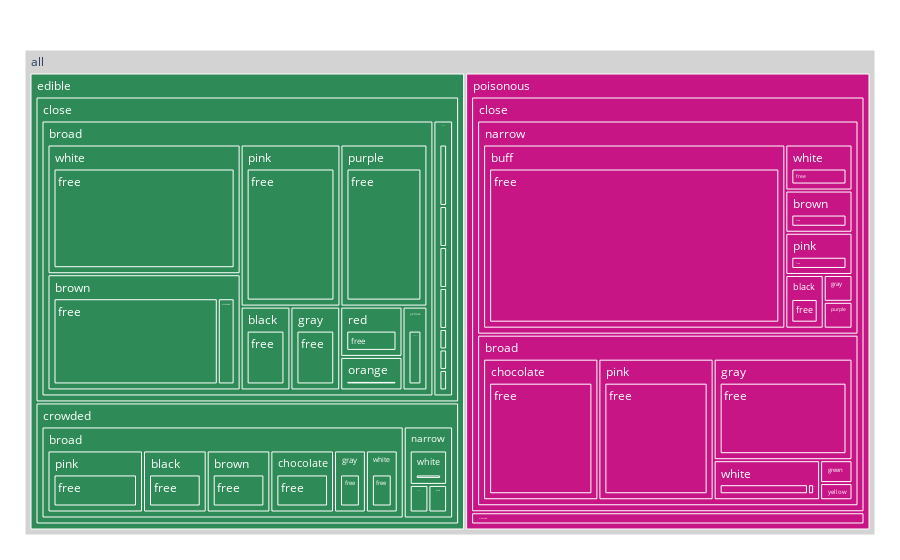

Source (notebook cell):
### Code cell
## dataframe creation - for plotting

# create treemap figure element
fig = px.treemap(df_combinations_2, 
                 path = [
                         px.Constant("all"), 
                        'is-edible',
                        'gill-spacing', 
                        'gill-size', 
                        'gill-color',
                        'gill-attachment'
                       ], 
                 values='count',
                 color='is-edible',
                 color_discrete_map = {'(?)':'lightgrey', 
                                       'edible': seagreen, 
                                       'poisonous': medimumvioletred,
                                      })

# adjust the margin of the plot to increase reability
fig.update_layout(margin = dict(t=50, l=25, r=25, b=25))

#display the figure
fig.show()

### Figure 1 — Plotly figure (JSON) as saved in the notebook; plotly's stock layout.template omitted (floating-point values rounded to 4 significant figures)
{"data": [{"branchvalues": "total", "customdata": [["edible"], ["poisonous"], ["poisonous"], ["edible"], ["edible"], ["poisonous"], ["edible"], ["edible"], ["edible"], ["poisonous"], ["poisonous"], ["poisonous"], ["edible"], ["poisonous"], ["edible"], ["poisonous"], ["edible"], ["edible"], ["poisonous"], ["edible"], ["poisonous"], ["edible"], ["poisonous"], ["edible"], ["edible"], ["edible"], ["poisonous"], ["edible"], ["edible"], ["poisonous"], ["edible"], ["edible"], ["poisonous"], ["edible"], ["poisonous"], ["poisonous"], ["edible"], ["edible"], ["poisonous"], ["edible"], ["edible"], ["edible"], ["poisonous"], ["edible"], ["poisonous"], ["poisonous"], ["poisonous"], ["edible"], ["edible"], ["edible"], ["poisonous"], ["edible"], ["edible"], ["edible"], ["poisonous"], ["edible"], ["poisonous"], ["poisonous"], ["poisonous"], ["edible"], ["edible"], ["edible"], ["poisonous"], ["edible"], ["edible"], ["poisonous"], ["poisonous"], ["poisonous"], ["edible"], ["edible"], ["poisonous"], ["edible"], ["edible"], ["poisonous"], ["edible"], ["poisonous"], ["edible"], ["edible"], ["poisonous"], ["poisonous"], ["edible"], ["edible"], ["poisonous"], ["edible"], ["edible"], ["poisonous"], ["edible"], ["poisonous"], ["edible"], ["poisonous"], ["poisonous"], ["edible"], ["poisonous"], ["edible"], ["edible"], ["poisonous"], ["edible"], ["poisonous"], ["edible"], ["poisonous"], ["edible"], ["poisonous"], ["edible"], ["poisonous"], ["(?)"]], "domain": {"x": [0, 1], "y": [0, 1]}, "hovertemplate": "labels=%{label}<br>count=%{value}<br>parent=%{parent}<br>id=%{id}<br>is-edible=%{customdata[0]}<extra></extra>", "ids": ["all/edible/close/broad/brown/attached", "all/poisonous/close/broad/green/free", "all/poisonous/crowded/narrow/gray/free", "all/edible/close/narrow/gray/free", "all/edible/crowded/broad/gray/free", "all/poisonous/close/broad/gray/free", "all/edible/close/broad/gray/free", "all/edible/close/narrow/chocolate/free", "all/edible/crowded/broad/chocolate/free", "all/poisonous/close/broad/chocolate/free", "all/poisonous/close/narrow/buff/free", "all/poisonous/crowded/narrow/brown/free", "all/edible/crowded/narrow/brown/free", "all/poisonous/close/narrow/gray/free", "all/edible/close/narrow/brown/free", "all/poisonous/close/narrow/brown/free", "all/edible/close/broad/orange/attached", "all/edible/close/broad/yellow/attached", "all/poisonous/close/broad/yellow/attached", "all/edible/close/broad/black/free", "all/poisonous/close/broad/white/attached", "all/edible/close/narrow/black/free", "all/poisonous/close/narrow/black/free", "all/edible/close/broad/brown/free", "all/edible/crowded/broad/brown/free", "all/edible/crowded/broad/black/free", "all/poisonous/crowded/narrow/white/free", "all/edible/close/broad/red/free", "all/edible/crowded/narrow/white/free", "all/poisonous/close/narrow/white/free", "all/edible/close/narrow/white/free", "all/edible/crowded/broad/white/free", "all/poisonous/close/broad/white/free", "all/edible/close/broad/white/free", "all/poisonous/crowded/narrow/purple/free", "all/poisonous/close/narrow/pink/free", "all/edible/close/narrow/purple/free", "all/edible/close/broad/purple/free", "all/poisonous/crowded/narrow/pink/free", "all/edible/crowded/narrow/pink/free", "all/edible/close/narrow/pink/free", "all/edible/crowded/broad/pink/free", "all/poisonous/close/broad/pink/free", "all/edible/close/broad/pink/free", "all/poisonous/close/broad/yellow/free", "all/poisonous/close/narrow/purple/free", "all/poisonous/crowded/narrow/yellow/free", "all/edible/close/broad/black", "all/edible/crowded/broad/black", "all/edible/close/narrow/black", "all/poisonous/close/narrow/black", "all/edible/close/broad/brown", "all/edible/crowded/broad/brown", "all/edible/close/narrow/brown", "all/poisonous/close/narrow/brown", "all/edible/crowded/narrow/brown", "all/poisonous/crowded/narrow/brown", "all/poisonous/close/narrow/buff", "all/poisonous/close/broad/chocolate", "all/edible/crowded/broad/chocolate", "all/edible/close/narrow/chocolate", "all/edible/close/broad/gray", "all/poisonous/close/broad/gray", "all/edible/crowded/broad/gray", "all/edible/close/narrow/gray", "all/poisonous/close/narrow/gray", "all/poisonous/crowded/narrow/gray", "all/poisonous/close/broad/green", "all/edible/close/broad/orange", "all/edible/close/broad/pink", "all/poisonous/close/broad/pink", "all/edible/crowded/broad/pink", "all/edible/close/narrow/pink", "all/poisonous/close/narrow/pink", "all/edible/crowded/narrow/pink", "all/poisonous/crowded/narrow/pink", "all/edible/close/broad/purple", "all/edible/close/narrow/purple", "all/poisonous/close/narrow/purple", "all/poisonous/crowded/narrow/purple", "all/edible/close/broad/red", "all/edible/close/broad/white", "all/poisonous/close/broad/white", "all/edible/crowded/broad/white", "all/edible/close/narrow/white", "all/poisonous/close/narrow/white", "all/edible/crowded/narrow/white", "all/poisonous/crowded/narrow/white", "all/edible/close/broad/yellow", "all/poisonous/close/broad/yellow", "all/poisonous/crowded/narrow/yellow", "all/edible/close/broad", "all/poisonous/close/broad", "all/edible/crowded/broad", "all/edible/close/narrow", "all/poisonous/close/narrow", "all/edible/crowded/narrow", "all/poisonous/crowded/narrow", "all/edible/close", "all/poisonous/close", "all/edible/crowded", "all/poisonous/crowded", "all/edible", "all/poisonous", "all"], "labels": ["attached", "free", "free", "free", "free", "free", "free", "free", "free", "free", "free", "free", "free", "free", "free", "free", "attached", "attached", "attached", "free", "attached", "free", "free", "free", "free", "free", "free", "free", "free", "free", "free", "free", "free", "free", "free", "free", "free", "free", "free", "free", "free", "free", "free", "free", "free", "free", "free", "black", "black", "black", "black", "brown", "brown", "brown", "brown", "brown", "brown", "buff", "chocolate", "chocolate", "chocolate", "gray", "gray", "gray", "gray", "gray", "gray", "green", "orange", "pink", "pink", "pink", "pink", "pink", "pink", "pink", "purple", "purple", "purple", "purple", "red", "white", "white", "white", "white", "white", "white", "white", "yellow", "yellow", "yellow", "broad", "broad", "broad", "narrow", "narrow", "narrow", "narrow", "close", "close", "crowded", "crowded", "edible", "poisonous", "all"], "marker": {"colors": ["#2E8B57", "#C71585", "#C71585", "#2E8B57", "#2E8B57", "#C71585", "#2E8B57", "#2E8B57", "#2E8B57", "#C71585", "#C71585", "#C71585", "#2E8B57", "#C71585", "#2E8B57", "#C71585", "#2E8B57", "#2E8B57", "#C71585", "#2E8B57", "#C71585", "#2E8B57", "#C71585", "#2E8B57", "#2E8B57", "#2E8B57", "#C71585", "#2E8B57", "#2E8B57", "#C71585", "#2E8B57", "#2E8B57", "#C71585", "#2E8B57", "#C71585", "#C71585", "#2E8B57", "#2E8B57", "#C71585", "#2E8B57", "#2E8B57", "#2E8B57", "#C71585", "#2E8B57", "#C71585", "#C71585", "#C71585", "#2E8B57", "#2E8B57", "#2E8B57", "#C71585", "#2E8B57", "#2E8B57", "#2E8B57", "#C71585", "#2E8B57", "#C71585", "#C71585", "#C71585", "#2E8B57", "#2E8B57", "#2E8B57", "#C71585", "#2E8B57", "#2E8B57", "#C71585", "#C71585", "#C71585", "#2E8B57", "#2E8B57", "#C71585", "#2E8B57", "#2E8B57", "#C71585", "#2E8B57", "#C71585", "#2E8B57", "#2E8B57", "#C71585", "#C71585", "#2E8B57", "#2E8B57", "#C71585", "#2E8B57", "#2E8B57", "#C71585", "#2E8B57", "#C71585", "#2E8B57", "#C71585", "#C71585", "#2E8B57", "#C71585", "#2E8B57", "#2E8B57", "#C71585", "#2E8B57", "#C71585", "#2E8B57", "#C71585", "#2E8B57", "#C71585", "#2E8B57", "#C71585", "lightgrey"]}, "name": "", "parents": ["all/edible/close/broad/brown", "all/poisonous/close/broad/green", "all/poisonous/crowded/narrow/gray", "all/edible/close/narrow/gray", "all/edible/crowded/broad/gray", "all/poisonous/close/broad/gray", "all/edible/close/broad/gray", "all/edible/close/narrow/chocolate", "all/edible/crowded/broad/chocolate", "all/poisonous/close/broad/chocolate", "all/poisonous/close/narrow/buff", "all/poisonous/crowded/narrow/brown", "all/edible/crowded/narrow/brown", "all/poisonous/close/narrow/gray", "all/edible/close/narrow/brown", "all/poisonous/close/narrow/brown", "all/edible/close/broad/orange", "all/edible/close/broad/yellow", "all/poisonous/close/broad/yellow", "all/edible/close/broad/black", "all/poisonous/close/broad/white", "all/edible/close/narrow/black", "all/poisonous/close/narrow/black", "all/edible/close/broad/brown", "all/edible/crowded/broad/brown", "all/edible/crowded/broad/black", "all/poisonous/crowded/narrow/white", "all/edible/close/broad/red", "all/edible/crowded/narrow/white", "all/poisonous/close/narrow/white", "all/edible/close/narrow/white", "all/edible/crowded/broad/white", "all/poisonous/close/broad/white", "all/edible/close/broad/white", "all/poisonous/crowded/narrow/purple", "all/poisonous/close/narrow/pink", "all/edible/close/narrow/purple", "all/edible/close/broad/purple", "all/poisonous/crowded/narrow/pink", "all/edible/crowded/narrow/pink", "all/edible/close/narrow/pink", "all/edible/crowded/broad/pink", "all/poisonous/close/broad/pink", "all/edible/close/broad/pink", "all/poisonous/close/broad/yellow", "all/poisonous/close/narrow/purple", "all/poisonous/crowded/narrow/yellow", "all/edible/close/broad", "all/edible/crowded/broad", "all/edible/close/narrow", "all/poisonous/close/narrow", "all/edible/close/broad", "all/edible/crowded/broad", "all/edible/close/narrow", "all/poisonous/close/narrow", "all/edible/crowded/narrow", "all/poisonous/crowded/narrow", "all/poisonous/close/narrow", "all/poisonous/close/broad", "all/edible/crowded/broad", "all/edible/close/narrow", "all/edible/close/broad", "all/poisonous/close/broad", "all/edible/crowded/broad", "all/edible/close/narrow", "all/poisonous/close/narrow", "all/poisonous/crowded/narrow", "all/poisonous/close/broad", "all/edible/close/broad", "all/edible/close/broad", "all/poisonous/close/broad", "all/edible/crowded/broad", "all/edible/close/narrow", "all/poisonous/close/narrow", "all/edible/crowded/narrow", "all/poisonous/crowded/narrow", "all/edible/close/broad", "all/edible/close/narrow", "all/poisonous/close/narrow", "all/poisonous/crowded/narrow", "all/edible/close/broad", "all/edible/close/broad", "all/poisonous/close/broad", "all/edible/crowded/broad", "all/edible/close/narrow", "all/poisonous/close/narrow", "all/edible/crowded/narrow", "all/poisonous/crowded/narrow", "all/edible/close/broad", "all/poisonous/close/broad", "all/poisonous/crowded/narrow", "all/edible/close", "all/poisonous/close", "all/edible/crowded", "all/edible/close", "all/poisonous/close", "all/edible/crowded", "all/poisonous/crowded", "all/edible", "all/poisonous", "all/edible", "all/poisonous", "all", "all", ""], "type": "treemap", "values": [64, 24, 24, 24, 96, 456, 128, 12, 192, 528, 1728, 24, 32, 24, 24, 88, 64, 64, 9, 128, 9, 24, 64, 624, 192, 192, 12, 96, 80, 96, 12, 96, 129, 768, 24, 88, 12, 432, 24, 32, 36, 288, 528, 496, 9, 24, 4, 128, 192, 24, 64, 688, 192, 24, 88, 32, 24, 1728, 528, 192, 12, 128, 456, 96, 24, 24, 24, 24, 64, 496, 528, 288, 36, 88, 32, 24, 432, 12, 24, 24, 96, 768, 138, 96, 12, 96, 80, 12, 64, 18, 4, 2864, 1692, 1056, 144, 2112, 144, 112, 3008, 3804, 1200, 112, 4208, 3916, 8124]}], "layout": {"legend": {"tracegroupgap": 0}, "margin": {"b": 25, "l": 25, "r": 25, "t": 50}}}
